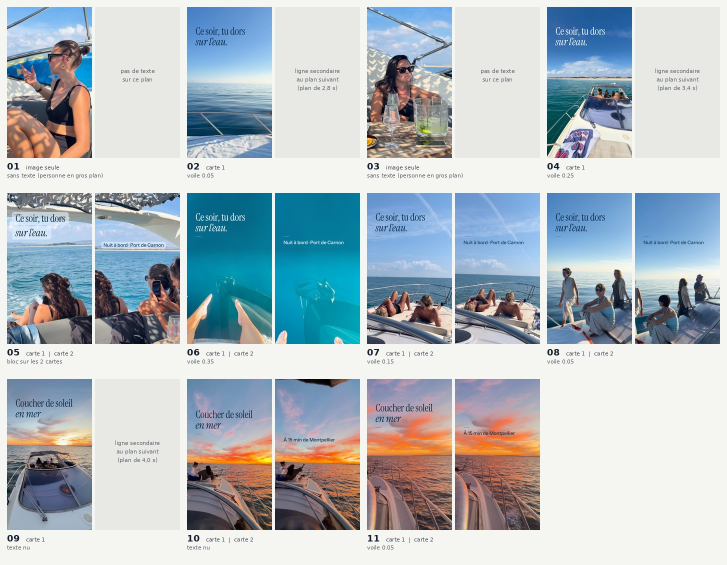
#> input picture brand/typo/planche.jpg, 1454 x 1130 px (shown at 1/2 size); its folder holds only this picture in this run
$ python adapt.py planche.jpg
#> lines starting #> are read from the running program, lines starting #| are printed output that depends on the picture
#!/usr/bin/env python3
"""adapt.py - systeme typo FINAL Harmonie Yacht, reels 9:16 (1080x1920).

A « continuite avec le site » (Instrument Serif 132 px + Instrument Sans 60 px, ferre a gauche,
couleur tiree du plan, filet fin) + bloc de C « seulement si besoin » (petit bloc arrondi par ligne,
teinte par le plan, opacite minimale).

Usage :
  python3 -I adapt.py <dossier_ou_image> --duree S [--accroche "L1" "L2"] [--info "texte"] [--sans-info]
                      [--eviter x0 y0 x1 y1 ...] [--haut Y] [--cartes img1 img2] [--sortie dossier] [--nom NN]
  python3 -I adapt.py --suite suite.json [--sortie dossier]      (plusieurs plans d'une meme sequence)

  <dossier_ou_image> : images du plan prises toutes les 0,5 s (f000.png = 0 s, f001.png = 0,5 s...)
                       PENDANT QUE LE TEXTE EST AFFICHE (de 0 s a --duree). Toutes les mesures gardent le
                       PIRE cas sur toutes les images. Les PNG avec blocs couleur (cICP/gAMA/cHRM, ajoutes
                       par ffmpeg) sont recopies sans ces blocs avant toute mesure (voir tools/nettoie_png.py).
  --duree            : duree du texte = duree du plan dans le montage, 6 s au plus (au-dela le texte sort a 6 s).
                       Moins de 5 s : pas de carte 2, la ligne secondaire va au plan suivant.
  --eviter           : rectangle(s) interdits (personnes : visage, tete, corps), en px du canevas, union
                       sur tout le plan ; repetable.
  --cartes           : images utilisees pour les captures des cartes 1 et 2 (defaut : 1,5 s et milieu de la carte 2).
  --suite            : JSON {"accroche": [...], "info": "...", "plans": [{"src", "duree", "eviter", "nom"}]} :
                       une seule couleur de texte pour toute la sequence (ex. coucher de soleil en 3 plans).
Sortie : JSON (ecran + <sortie>/<nom>.json) : variables CSS et attributs a recopier dans template.html,
         niveau de traitement, contrastes verifies ligne par ligne sur captures ; captures <nom>.png (carte 1)
         et <nom>-carte2.png (carte 2).

La regle, pas a pas :
  1. Placer : le texte glisse de y = 240 a y = 1500 - hauteur (pas de 12 px) ; 192-239 seulement si rien
     ne tient plus bas. Interdit (pour chaque variante, avec ou sans bloc) : toucher une personne
     (--eviter, marge 40 px) ou le soleil (pixels brules, marge 48 px). Cout = bords + ecart de lumiere
     sous chaque ligne (accroche x1, info x0,6), moyenne + 0,5 x pire image, preference pour y = 240.
     Si aucune place ne tient avec la ligne secondaire, elle est reportee au plan suivant ; si l'accroche
     seule ne tient pas, pas de texte sur ce plan.
  2. Teinte du plan : couleur moyenne de la zone (OKLCH) ; chroma < 0,03 -> teinte de l'accent du plan.
     Pour les elements fonces, une teinte orange/jaune (20-110 deg) est remplacee par la teinte voisine
     du plan (sinon marron). En --suite, la teinte est calculee sur tous les plans ensemble.
  3. Deux tons candidats : clair OKLCH(0,97 ; 0,022) et fonce OKLCH(0,27 ; 0,065), alignes sur une
     couleur du site si l'ecart OKLab <= 0,05. Secondaire : clair = accent L 0,90 C 0,06 ; fonce =
     teinte du texte L 0,34 C 0,09 ; rapproche du texte par pas de 0,01 si besoin.
  4. Seuils, LIGNE PAR LIGNE et au pire cas sur toutes les images : contraste >= 4,5:1 avec le fond moyen
     (4,6 exige : marge de 0,1 pour la compression video) ET >= 3:1 avec les 10 % de pixels les moins
     favorables (p90 sous texte clair, p10 sous fonce). Avec un bloc, le pire cas doit atteindre 4,5:1.
     A la verification, chaque ligne est mesuree deux fois (boite de la ligne, et pixels sous les lettres
     elargies de 4 px) et on garde le plus bas des deux.
  5. Trois niveaux, on prend le premier qui passe :
       0 = texte nu ; 1 = voile (couleur de l'autre ton, filtre degrade) : <= 0,40 s'il assombrit
           (texte clair), <= 0,20 s'il eclaircit (texte fonce : au-dela le ciel parait brumeux) ;
       2 = bloc arrondi (C) sur les seules lignes chargees (densite de bords > 0,015) ou qui ne passent pas.
     Une ligne posee sur une zone chargee passe directement au bloc, meme si son contraste passe.
  6. Ton : celui qui demande le moins de traitement. A egalite : niveau 0 -> meilleur pire cas ;
     niveau 1 -> texte clair + voile fonce, sauf s'il faut 0,15 de voile de plus qu'en fonce ;
     niveau 2 -> le moins de blocs, puis bloc proche de la valeur du plan (fond moyen < 0,36 -> bloc
     profond L 0,34 + texte clair ; sinon bloc clair L 0,955 + texte fonce).
  7. Bloc : couleur du plan, clair L 0,955 (chroma <= 0,024) ou profond L 0,34 (chroma <= 0,085),
     meme couleur et meme opacite pour toutes les lignes bloquees ; opacite = la plus faible de 0,60 a
     0,96 (pas de 0,02) qui passe.
  8. Verification sur captures reelles (lettres transparentes, voile/bloc/filet visibles) de CHAQUE
     image : si une ligne echoue, on passe au cran suivant (voile +0,05, puis bloc, puis bloc +0,04).
"""
import argparse
import concurrent.futures as cf
import glob
import html
import json
import os
import re
import struct
import subprocess

import numpy as np
from PIL import Image, ImageFilter

HERE = os.path.dirname(os.path.abspath(__file__))
CHROME = ("/root/.cache/hyperframes/chrome/chrome-headless-shell/linux-152.0.7977.30/"
          "chrome-headless-shell-linux64/chrome-headless-shell")

# ------------------------------------------------------------------ reglages
TOP_MIN, TOP_PREF, BOTTOM_MAX, STEP = 192, 240, 1500, 12
TH_MEAN, TH_WORST, TH_WORST_BLOC = 4.5, 3.0, 4.5     # seuils de la regle
MARGE = 0.1                                           # compression video (ecart mesure/rendu <= 1,25 niveau)
SEUIL_MOY = TH_MEAN + MARGE
DUREE_MAX, DUREE_CARTE2 = 6.0, 5.0
# Voile : assombrir un ciel parait naturel (filtre polarisant), le blanchir parait brumeux.
VEIL_STEPS = {"clair": [0.05, 0.10, 0.15, 0.20, 0.25, 0.30, 0.35, 0.40],  # voile fonce sous texte clair
              "fonce": [0.05, 0.10, 0.15, 0.20]}                          # voile clair sous texte fonce
E_BUSY = 0.015
BLOC_A_MIN, BLOC_A_MAX = 0.60, 0.96
LIGHT_LC, DARK_LC = (0.970, 0.022), (0.270, 0.065)
SEC_LIGHT_LC, SEC_DARK_LC = (0.900, 0.060), (0.340, 0.090)
BLOC_CLAIR, BLOC_PROFOND = (0.955, 0.024), (0.340, 0.085)
WARM = (20.0, 110.0)
POLARITE = 0.36
SUN_FRAC, SUN_MARGIN, FACE_MARGIN = 0.003, 48, 40
ACTION_SAFE, TITLE_SAFE_R = 54, 972
SNAP_DE = 0.05
BRAND = {
    "light": {"Écume": "#F5F8FA", "Sable": "#EFE7D8", "Pêche": "#F0C9A0"},
    "dark": {"Encre océan": "#0C2B45", "Encre": "#14314C", "Océan profond": "#123A5C", "Océan": "#1A4C74"},
}
LIGNES = {"accroche": ["accroche-l1", "accroche-l2"], "info": ["info-l1"]}


def role_of(lid):
    return "accroche" if lid.startswith("accroche") else "info"


# ------------------------------------------------------------------ couleur
def hex2rgb(h):
    h = h.lstrip("#")
    return np.array([int(h[i:i + 2], 16) / 255 for i in (0, 2, 4)])


def rgb2hex(c):
    c = np.clip(np.round(np.asarray(c, float) * 255), 0, 255).astype(int)
    return "#%02X%02X%02X" % tuple(c)


def to_lin(c):
    c = np.asarray(c, np.float64)
    return np.where(c <= 0.04045, c / 12.92, ((c + 0.055) / 1.055) ** 2.4)


def to_srgb(c):
    c = np.clip(np.asarray(c, np.float64), 0, 1)
    return np.where(c <= 0.0031308, 12.92 * c, 1.055 * c ** (1 / 2.4) - 0.055)


def lum(srgb):
    lin = to_lin(srgb)
    return lin[..., 0] * 0.2126 + lin[..., 1] * 0.7152 + lin[..., 2] * 0.0722


def cr(y1, y2):
    return (max(y1, y2) + 0.05) / (min(y1, y2) + 0.05)


_M1 = np.array([[0.4122214708, 0.5363325363, 0.0514459929],
                [0.2119034982, 0.6806995451, 0.1073969566],
                [0.0883024619, 0.2817188376, 0.6299787005]])
_M2 = np.array([[0.2104542553, 0.7936177850, -0.0040720468],
                [1.9779984951, -2.4285922050, 0.4505937099],
                [0.0259040371, 0.7827717662, -0.8086757660]])


def lin_to_oklab(lin):
    return np.cbrt(np.asarray(lin, np.float64) @ _M1.T) @ _M2.T


def oklab_to_lin(lab):
    return ((np.asarray(lab, np.float64) @ np.linalg.inv(_M2).T) ** 3) @ np.linalg.inv(_M1).T


def srgb_to_oklch(srgb):
    L, a, b = lin_to_oklab(to_lin(srgb))
    return float(L), float(np.hypot(a, b)), float(np.degrees(np.arctan2(b, a)) % 360)


# [8 lines left out: function oklch_to_srgb, not called in this run]


def de_ok(c1, c2):
    return float(np.linalg.norm(lin_to_oklab(to_lin(c1)) - lin_to_oklab(to_lin(c2))))


def snap(srgb, family):
    best = min(BRAND[family].items(), key=lambda kv: de_ok(srgb, hex2rgb(kv[1])))
    return (hex2rgb(best[1]), best[0]) if de_ok(srgb, hex2rgb(best[1])) <= SNAP_DE else (np.asarray(srgb), None)


HUE_OCEAN = srgb_to_oklch(hex2rgb("#1A4C74"))[2]


def circ_mean(h):
    r = np.radians(h)
    return float(np.degrees(np.arctan2(np.sin(r).sum(), np.cos(r).sum())) % 360)


def warm(h):
    return WARM[0] <= h <= WARM[1]


# ------------------------------------------------------------------ images du plan
def png_colour_chunks(path):
    if not path.lower().endswith(".png"):
        return False
    with open(path, "rb") as f:
        b = f.read()
    i, found = 8, False
    while i < len(b):
        n, = struct.unpack(">I", b[i:i + 4])
        if b[i + 4:i + 8] in (b"cICP", b"gAMA", b"cHRM", b"iCCP", b"sRGB"):
            found = True
        i += 12 + n
    return found


def frame_time(path):
    m = re.match(r"f(\d+)\.", os.path.basename(path))
    return int(m.group(1)) * 0.5 if m else None


class Plan:
    def __init__(self, src, avoid, work):
#> called with src = 'planche.jpg', work = 'brand/typo/sortie/travail/plan'
        if isinstance(src, (list, tuple)):
            files = list(src)
        elif os.path.isdir(src):
            files = sorted(glob.glob(os.path.join(src, "*.png")) + glob.glob(os.path.join(src, "*.jpg")))
        else:
            files = [src]
        clean_dir = os.path.join(work, "propre")
        self.files, self.nettoyees = [], 0
        self.img, self.Y, self.E, self.burnt_ii = [], [], [], []
        for f in files:
            im = Image.open(f).convert("RGB")
#> im is the input picture: PIL image 1454x1130 RGB; mean R, G, B 176.4, 187.2, 193.4
            if im.size != (1080, 1920):
                im = im.resize((1080, 1920), Image.LANCZOS)
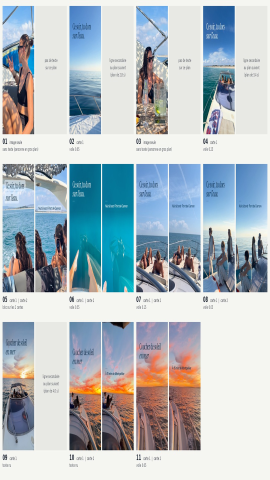
#> im: PIL image 1080x1920 RGB (shown at 1/4 size); mean R, G, B 176.4, 187.2, 193.3
            a = np.asarray(im)
            if png_colour_chunks(f) or im.size != Image.open(f).size:
                # Chrome appliquerait le transfert BT.709 marque par ffmpeg : copie sans bloc couleur
                os.makedirs(clean_dir, exist_ok=True)
                f = os.path.join(clean_dir, "%02d_%s" % (len(self.files), os.path.basename(f).rsplit(".", 1)[0] + ".png"))
                Image.fromarray(a).save(f, compress_level=1)
                self.nettoyees += 1
            self.files.append(os.path.abspath(f))
            self.img.append(a)
            self.Y.append(lum(a[::2, ::2] / 255.0).astype(np.float32))            # 1/2 resolution
#> in to_lin (call 2), `c = np.asarray(c, np.float64)`:
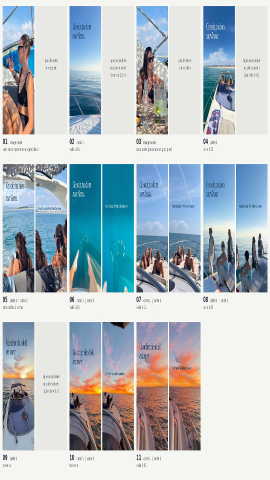
#> c: shape (960, 540, 3) float64 (shown at 1/2 size); mean of channels 0, 1, 2 0.692, 0.734, 0.758; drawn as R, G, B
#> in to_lin (call 2), `return np.where(c <= 0.04045, c / 12.92, ((c + 0.055) / 1.055) ** 2.4)`:
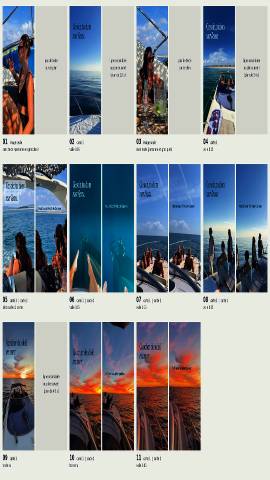
#> returned value: shape (960, 540, 3) float64 (shown at 1/2 size); mean of channels 0, 1, 2 0.55, 0.575, 0.604; drawn as R, G, B
#> in lum, `return lin[..., 0] * 0.2126 + lin[..., 1] * 0.7152 + lin[..., 2] * 0.0..`:
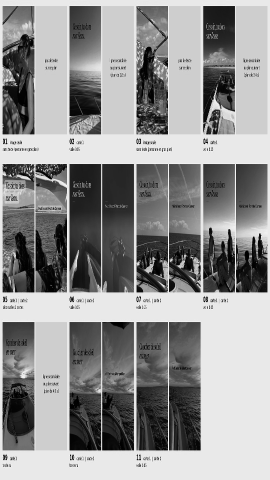
#> returned value: shape (960, 540) float64 (shown at 1/2 size); min 0, max 1, mean 0.572
            # densite de bords (methode A) : image au 1/4 legerement floutee, gradient de luminance
            q = im.resize((270, 480), Image.LANCZOS).filter(ImageFilter.GaussianBlur(1))
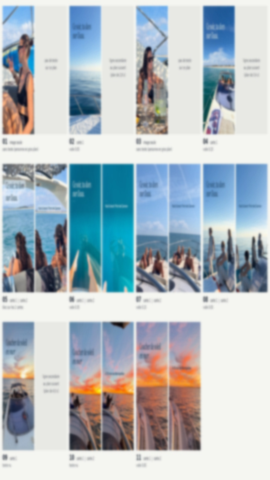
#> q: PIL image 270x480 RGB; mean R, G, B 176.2, 186.9, 193.1
            Yq = lum(np.asarray(q, np.float64) / 255)
#> in to_lin (call 3), `return np.where(c <= 0.04045, c / 12.92, ((c + 0.055) / 1.055) ** 2.4)`:
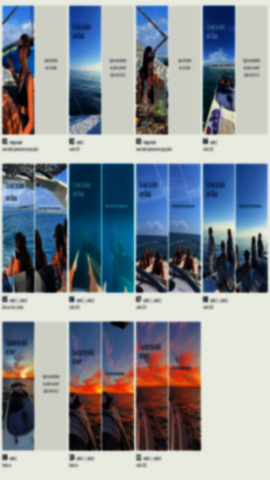
#> returned value: shape (480, 270, 3) float64; mean of channels 0, 1, 2 0.534, 0.562, 0.593; drawn as R, G, B
#> in lum (call 2), `return lin[..., 0] * 0.2126 + lin[..., 1] * 0.7152 + lin[..., 2] * 0.0..`:
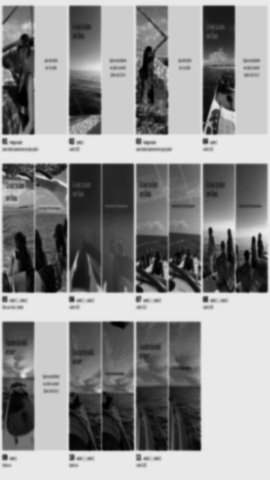
#> returned value: shape (480, 270) float64; min 0.00232, max 0.938, mean 0.558
            gy, gx = np.gradient(Yq)
#> (the rest of the program and of its run is left out)
